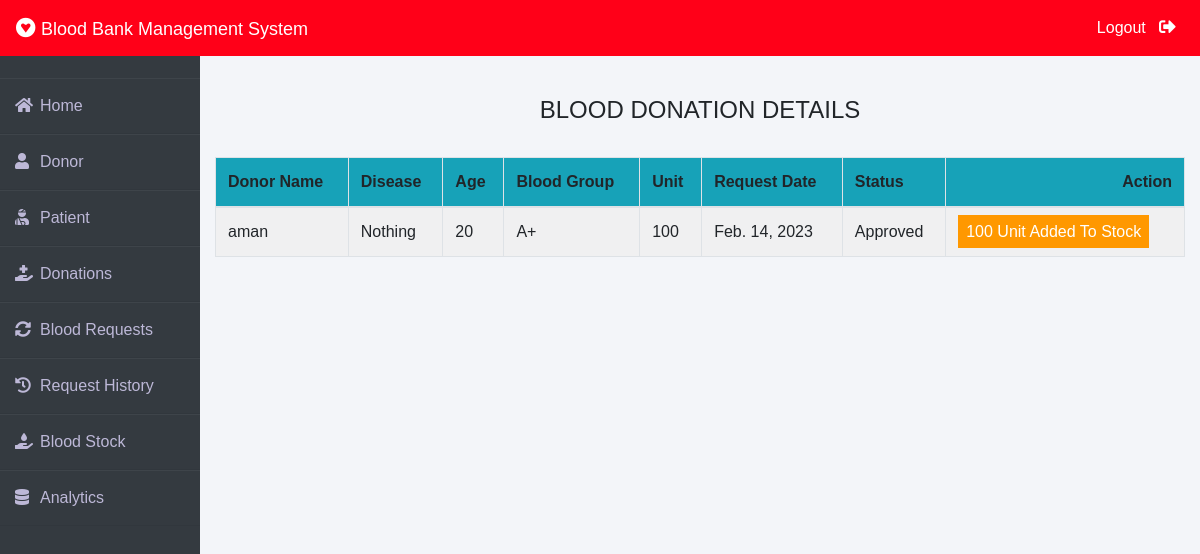
Screenshot of /admin-donation (signed in) with the database file from the repository.
### donor/models.py (models this page shows, shortened)
class BloodDonate(models.Model):
    donor=models.ForeignKey(Donor,on_delete=models.CASCADE)
    disease=models.CharField(max_length=100,default="Nothing")
    age=models.PositiveIntegerField()
    bloodgroup=models.CharField(max_length=10)
    unit=models.PositiveIntegerField(default=0)
    status=models.CharField(max_length=20,default="Pending")
    date=models.DateField(auto_now=True)

class Donor(models.Model):
    user=models.OneToOneField(User,on_delete=models.CASCADE)
    profile_pic= models.ImageField(upload_to='profile_pic/Donor/',null=True,blank=True)
    bloodgroup=models.CharField(max_length=10)
    address = models.CharField(max_length=40)
    mobile = models.CharField(max_length=20,null=False)
    def __str__(self):
        return self.user.first_name

### blood/views.py (the view)
# urls.py: path('admin-donation', views.admin_donation_view,name='admin-donation'),
@login_required(login_url='adminlogin')
def admin_donation_view(request):
    donations=dmodels.BloodDonate.objects.all()
    return render(request,'blood/admin_donation.html',{'donations':donations})

### templates/blood/admin_donation.html (shortened to what this page needs)
{% extends 'blood/adminbase.html' %}
{% block content %}
{% load widget_tweaks %}
{%load static%}
<head>
   </head>
<br><br>
<div class="container">
    <H4 class="text-center">BLOOD DONATION DETAILS</H4><br>
    <table class="table table-light table-hover table-bordered table-striped">
        <thead class="bg-info">
            <tr>
                <th scope="col">Donor Name</th>
                <th scope="col">Disease</th>
                <th scope="col">Age</th>
                <th scope="col">Blood Group</th>
                <th scope="col">Unit</th>
                <th scope="col">Request Date</th>
                <th scope="col">Status</th>
                <th class="text-right">Action</th>
            </tr>
        </thead>
        <tbody>
            {% for t in donations %}
            <tr>
                <td> {{t.donor}}</td>
                <td> {{t.disease}}</td>
                <td> {{t.age}}</td>
                <td>{{t.bloodgroup}}</td>
                <td>{{t.unit}}</td>
                <td>{{t.date}}</td>
                <td>{{t.status}}</td>
                {% if t.status == 'Pending' %}
                <td class="text-right">
                    <button class="btn btn-primary badge-pill" style="width: 100px;"><a  style="text-decoration: none;color: white;" href="{% url 'approve-donation' t.id  %}">APPROVE</a> </button>
                    <button class="btn btn-danger badge-pill" style="width: 80px;"><a  style="text-decoration: none;color: white;" href="{% url 'reject-donation' t.id  %}">REJECT</a> </button>
                </td>
                {% elif  t.status == 'Approved' %}
                <td><span class="label warning">{{t.unit}} Unit Added To Stock</span></td>
                {% else %}
                <td><span class="label danger">0 Unit Added To Stock</span></td>
                {% endif %}
            </tr>
            {% endfor %}
        </tbody>
    </table>
</div>
{% endblock content %}

### templates/blood/adminbase.html (style rules this page uses)
* { margin: 0; padding: 0; box-sizing: border-box; list-style: none; text-decoration: none; font-family: 'Josefin Sans', sans-serif; }
body { background-color: #f3f5f9; }

### templates/blood/admin_donation.html (style rules this page uses)
.label { color: white; padding: 8px; }
.warning { background-color: #ff9800; }

### rows the page displays
BloodDonate: donor "aman", disease "Nothing", age "20", bloodgroup "A+", unit "100", date "Feb. 14, 2023", status "Approved"
